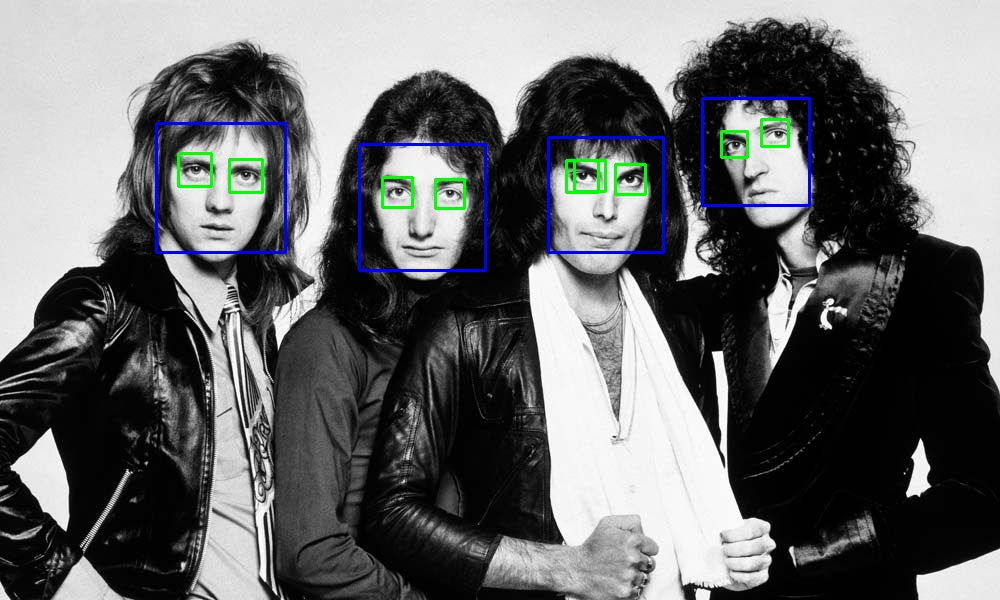
#> input picture the Queen: detected faces and eyes.jpg, 1000 x 600 px, given in place of the Queen.jpg, which was not available
$ jupyter execute 'Face and eyes detection.ipynb'
#> lines starting #> are read from the running program, lines starting #| are printed output that depends on the picture; after the words box and inside, x2 and y2 are one past the last pixel; in counts of white or black regions, pixels touching at a corner belong together; pictures that were not available may be replaced by others from this repository, and a replacement may not be noted
[cell 1]
import cv2
import numpy as np

[cell 2]
import imageio

[cell 3]
from cv2 import CascadeClassifier

[cell 4]
from cv2 import imread

[cell 5]
import sys

[cell 6]
# Globals
FACE_CLASSIFIER = cv2.CascadeClassifier(cv2.data.haarcascades + 'haarcascade_frontalface_default.xml')
EYE_CLASSIFIER = cv2.CascadeClassifier(cv2.data.haarcascades + 'haarcascade_eye.xml')
SCALE_FACTOR = 1.3
MIN_NEIGHBORS = 5

[cell 7]
#Changing Colorspaces and using detectMultiScale() fo define areas there are faces
img = cv2.imread('the Queen.jpg')
#> img is the input picture: shape (600, 1000, 3); mean B, G, R 107.6, 106.5, 105.2

gray = cv2.cvtColor(img, cv2.COLOR_BGR2GRAY)
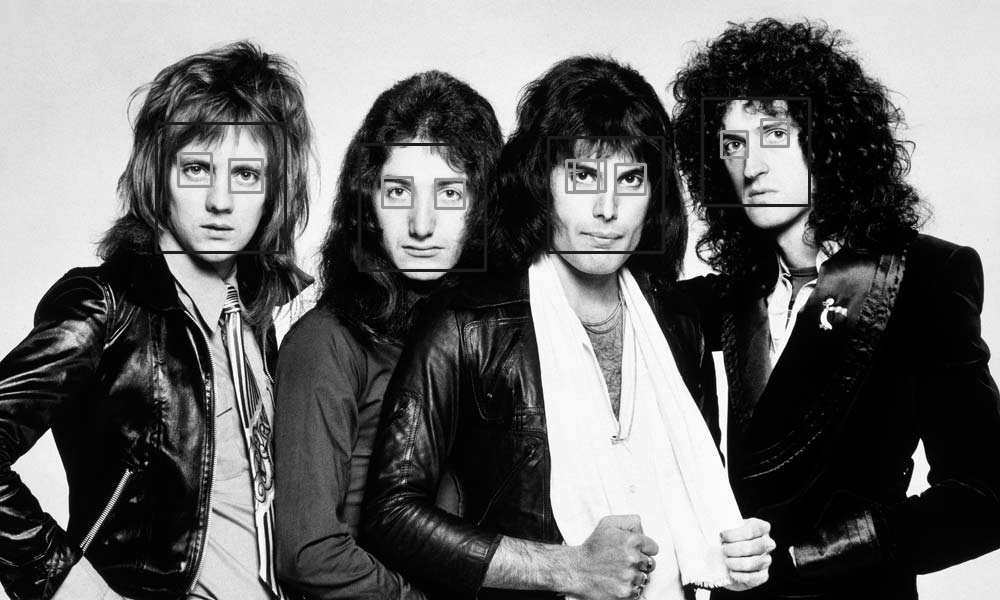
#> gray: shape (600, 1000); min 0, max 255, mean 106.2

faces = FACE_CLASSIFIER.detectMultiScale(gray, SCALE_FACTOR, MIN_NEIGHBORS)
#> faces = [[701, 100, 106, 106], [547, 137, 119, 119], [155, 123, 130, 130], [357, 142, 129, 129]]

[cell 8]
cv2.imshow('the Queen',img)

[cell 9]
print("Found in the picture {0} faces!".format(len(faces)))
#| Found in the picture 4 faces!

[cell 10]
# Draw a rectangle around the faces and eyes
for (x,y,w,h) in faces:
    cv2.rectangle(img,(x,y),(x+w,y+h),(255,0,0),2)
    roi_gray = gray[y:y+h, x:x+w]
    roi_color = img[y:y+h, x:x+w]
    eyes = EYE_CLASSIFIER.detectMultiScale(roi_gray)
    for (ex,ey,ew,eh) in eyes:
       cv2.rectangle(roi_color,(ex,ey),(ex+ew,ey+eh),(0,255,0),2)
#> this loop made 4 passes
#> (x, y, w, h, eyes) on passes 1 to 4: (701, 100, 106, 106, [[58, 18, 32, 32], [18, 30, 29, 29]]), (547, 137, 119, 119, [[23, 26, 25, 25], [68, 28, 29, 29]]), (155, 123, 130, 130, [[21, 28, 37, 37], [75, 37, 31, 31]]), (357, 142, 129, 129, [[25, 35, 28, 28], [78, 38, 28, 28]])
#> pass 1, `roi_gray = gray[y:y+h, x:x+w]`:
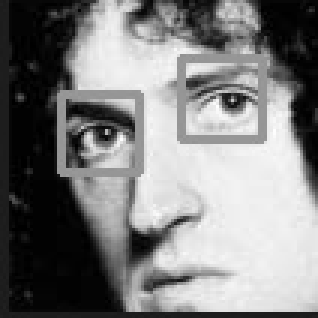
#> roi_gray: shape (106, 106) (shown 3 times larger); min 0, max 255, mean 127.4
#> pass 1, `roi_color = img[y:y+h, x:x+w]`:
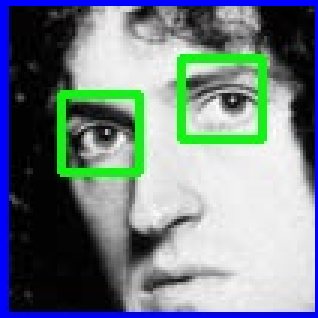
#> roi_color: shape (106, 106, 3) (shown 3 times larger); mean B, G, R 134.8, 129.9, 115.9
#> pass 2, `roi_gray = gray[y:y+h, x:x+w]`:
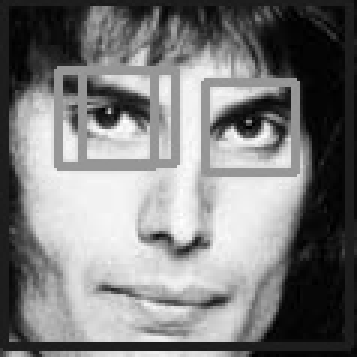
#> roi_gray: shape (119, 119) (shown 3 times larger); min 0, max 255, mean 124.2
#> pass 2, `roi_color = img[y:y+h, x:x+w]`:
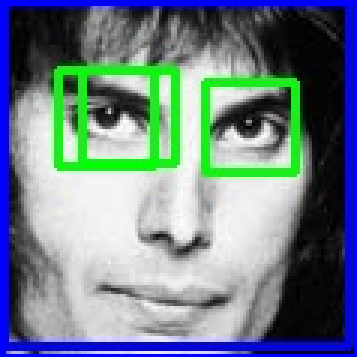
#> roi_color: shape (119, 119, 3) (shown 3 times larger); mean B, G, R 137.1, 127.6, 110.3
#> after the loop:
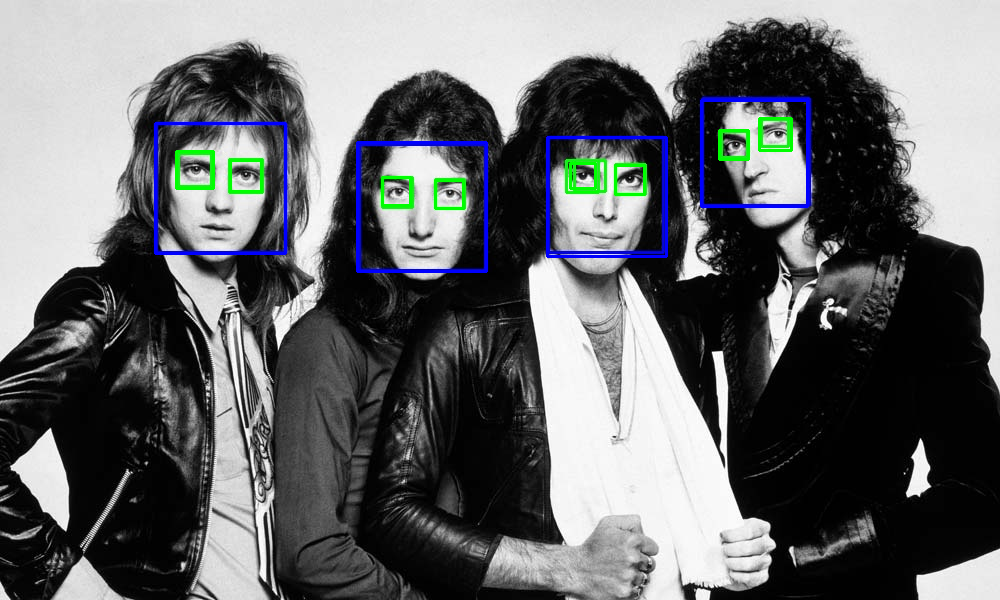
#> img: shape (600, 1000, 3); 1.44% of pixels changed, all inside (x1, y1, x2, y2) = (154, 99, 809, 273)
#> after the loop:
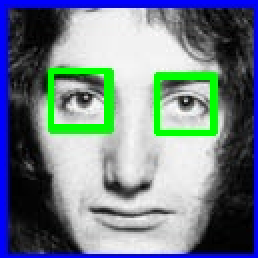
#> roi_color: shape (129, 129, 3) (shown 2 times larger); mean B, G, R 136.8, 128.2, 113.8
#> after the loop:
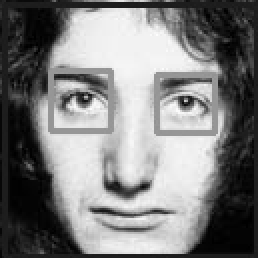
#> roi_gray: shape (129, 129) (shown 2 times larger); min 0, max 253, mean 125.5
cv2.imshow('the Queen: detected faces and eyes',img)
cv2.imwrite('the Queen: detected faces and eyes.jpg',img)
cv2.waitKey(0)
cv2.destroyAllWindows()
